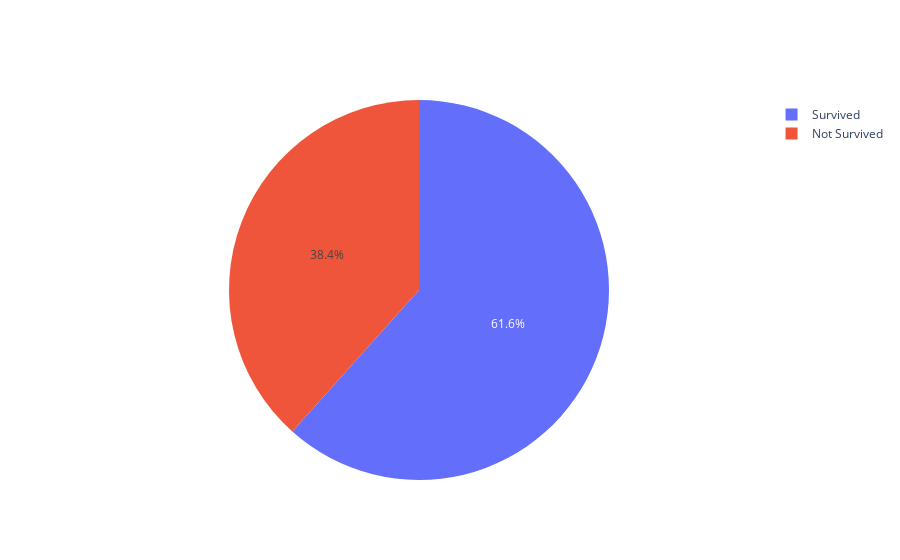

The notebook cell this image was saved under:
### Markdown cell above
**Pie Chart -**

### Code cell
# Define labels & values
labels = ['Survived', 'Not Survived']
sum_values = train["Survived"].value_counts().values.tolist()

# Pie using Graph Objects
trace = go.Pie(labels = labels, values = sum_values)
data = [trace]
fig = go.Figure(data = data)
iplot(fig)

### Figure 1 — Plotly figure (JSON) as saved in the notebook; plotly's stock layout.template omitted (floating-point values rounded to 4 significant figures)
{"data": [{"labels": ["Survived", "Not Survived"], "type": "pie", "values": [549, 342]}], "layout": {}}
